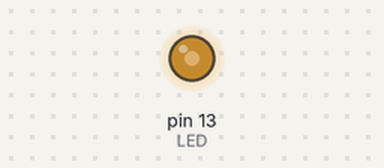
Simulated run of this sketch. Board: Arduino Uno, built with avr-gcc and run on an emulated ATmega328P. Shown: output pins drawn as LEDs (lit = HIGH).

Above: at 0.1 s.
Timing chart, 0 to 1.6 s (numbered marks = the images above):
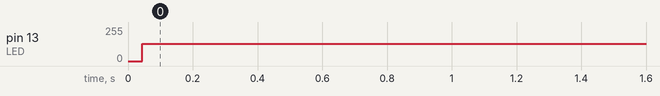

Measured:
- by itself, pin 13 (LED): 0/255 → 128/255 at 0.04 s

The sketch:

Timer1_CTC_Mode_1ms.ino
```cpp
#define LED  13

// Volatile Variables
volatile unsigned char gISRFlag1   = 0;

unsigned int gTimerCounter = 2000;  //1ms
char toggled = 0;

/**
 * @brief Setup peripherals and timers
 * @param
 * @return
 */
void setup() {
  // LEDs Pins
  pinMode(LED, OUTPUT);

  // Initialize Timer1 (16bit)
  // Speed of Timer1 = 16MHz/8 = 2MHz
  noInterrupts();
  TCCR1A = 0;
  TCCR1B = 0;
  OCR1A = gTimerCounter; // compare match register 16MHz/8
  TCCR1B |= (1<<WGM12);   // CTC mode
  // Start Timer by setting the prescaler
  TCCR1B |= (1<<CS11); // 8 prescaler
  TIMSK1 |= (1<<OCIE1A);  // enable timer compare interrupt
  interrupts();
}

/**
 * @brief Timer 1 ISR
 * @param TIMER1_COMPA_vect
 * @return
 */
ISR(TIMER1_COMPA_vect)  // Timer1 interrupt service routine (ISR)
{
  gISRFlag1 = 1;
}

/**
 * @brief Main Loop
 * @param
 * @return
 */
void loop()
{

  // Attend Button 2 ISR
  if(gISRFlag1 == 1)
  {
    // Clear Flag
    gISRFlag1 = 0;

    // Toggle LED
    toggled = !toggled;
    digitalWrite(LED, toggled);
  }
}
```
